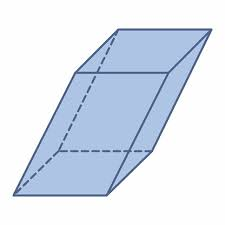
#> input picture python/004_openCV/images/prizma.jpg, 225 x 225 px, found by its file name
$ python 001_resimacma3.py
#> lines starting #> are read from the running program, lines starting #| are printed output that depends on the picture
import cv2
import numpy as np

img = cv2.imread("images/prizma.jpg")
#> img is the input picture: shape (225, 225, 3); mean B, G, R 239.9, 228, 219.5

resize_img = cv2.resize(img, (500,700))
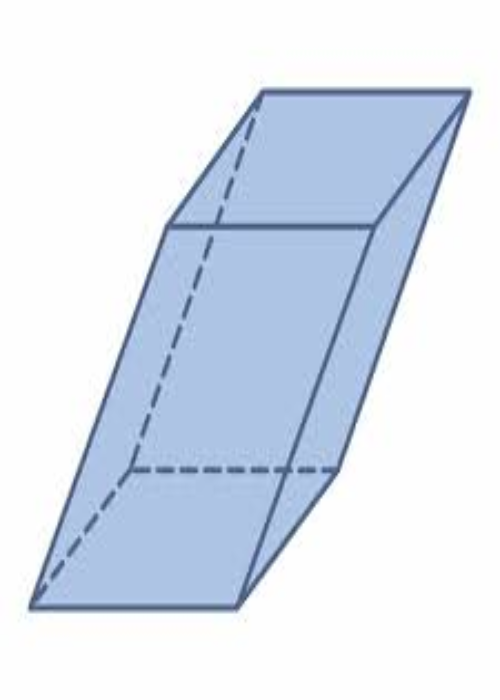
#> resize_img: shape (700, 500, 3); mean B, G, R 239.8, 227.9, 219.5
resize_img = cv2.resize(img, None, fx=0.5, fy= 0.5)
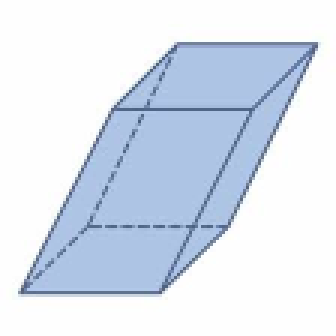
#> resize_img: shape (112, 112, 3) (shown 3 times larger); mean B, G, R 239.8, 227.8, 219.3
resize_img = cv2.resize(img, None, fx=0.5, fy= 0.5, interpolation = cv2.INTER_CUBIC)

##------------------ resim taşıma  START ----------------------##
rows, cols = img.shape[:2]
#> rows = 225; cols = 225
translation_matrix = np.float32([
    [1, 0, 100], ## 50 sağa - verilirse sola
    [0, 1, 25]  ## 50 aşağıya  - verilirse aşağıya
])
img_translation = cv2.warpAffine(img, translation_matrix, (cols + 50, rows + 50))
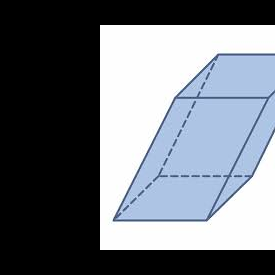
#> img_translation: shape (275, 275, 3); mean B, G, R 123.8, 116.4, 111.2
##------------------ resim taşıma  END ------------------------##


##------------------ rotation START ----------------------##
rotation_matrix = cv2.getRotationMatrix2D((cols / 2, rows / 2), 30, 0.7)
img_rotation = cv2.warpAffine(img, rotation_matrix, (int(cols*1.2), int(rows*1.2)))
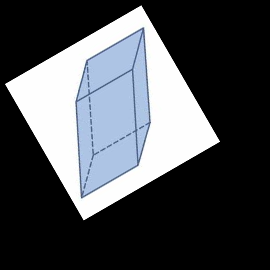
#> img_rotation: shape (270, 270, 3); mean B, G, R 81.6, 77.6, 74.7
##------------------ rotation END ------------------------##


##------------------ getAffineTransform START ----------------------##
src_points = np.float32([
    [0,0],
    [cols - 1,0],
    [0,rows - 1]
])
#> src_points = [[0, 0], [224, 0], [0, 224]]
dst_points = np.float32([
    [0,0],
    [int((cols - 1)*0.6),0], # 60% sola
    [int((cols - 1)*0.4),(rows - 1)] # 40% sağa
])
#> dst_points = [[0, 0], [134, 0], [89, 224]]
affine_matrix = cv2.getAffineTransform(src_points, dst_points)
#> affine_matrix = [[0.598, 0.397, 0], [0, 1, 0]]
img_output = cv2.warpAffine(img, affine_matrix, (cols, rows))
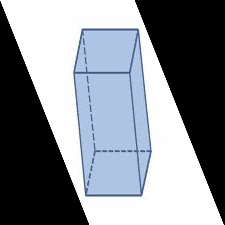
#> img_output: shape (225, 225, 3); mean B, G, R 143.5, 136.4, 131.3
##------------------ getAffineTransform END ------------------------##


##------------------ getPerspectiveTransform START ----------------------##
src_points = np.float32([
    [0,0],
    [cols - 1,0],
    [0,rows - 1],
    [cols - 1,rows - 1]
])
dst_points = np.float32([
    [0,0],
    [cols - 1,0],
    [int(0.33*(cols-1)),rows - 1],
    [int(0.66*(cols-1)),rows - 1]
])
projective_matrix = cv2.getPerspectiveTransform(src_points, dst_points)
img_output = cv2.warpPerspective(img, projective_matrix, (cols, rows))
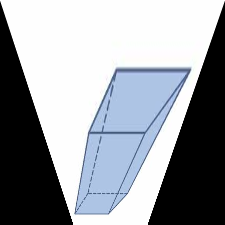
#> img_output: shape (225, 225, 3); mean B, G, R 161.7, 155.8, 151.6
##------------------ getPerspectiveTransform END ------------------------##

##------------------ getPerspectiveTransform START ----------------------##
src_points = np.float32([
    [50, 31],
    [210, 31],
    [5, 210],
    [210, 210]
])
dst_points = np.float32([
    [0,0],
    [cols - 1,0],
    [0,rows - 1],
    [cols-1,rows - 1]
])
## eğik açıda çekilmiş fotolar kırpılmak istendiğinde sadece odak kısmın kırpılması istendiğinde
projective_matrix = cv2.getPerspectiveTransform(src_points, dst_points)
img_output = cv2.warpPerspective(img, projective_matrix, (cols, rows))
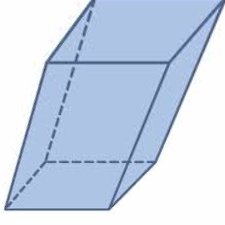
#> img_output: shape (225, 225, 3); mean B, G, R 232.5, 213.7, 200.4
##------------------ getPerspectiveTransform END ------------------------##


cv2.imshow("Original", img)
# cv2.imshow("resize_img", resize_img)
# cv2.imshow("img_translation", img_translation)
# cv2.imshow("img_rotation", img_rotation)
cv2.imshow("img_output", img_output)

cv2.waitKey(0)
cv2.destroyAllWindows() ## herhangi bir tuşa basıldığında OpenCV'e ait tüm pencerenin kapanmasını sağlar
